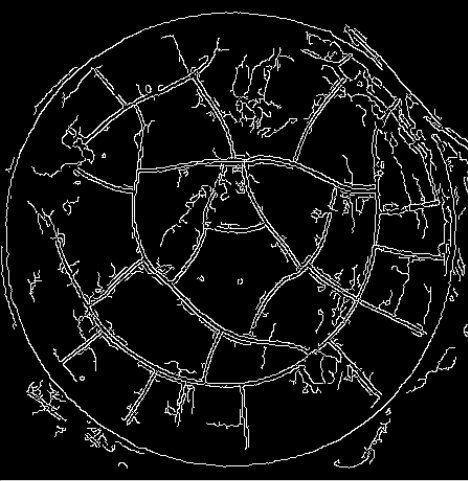
#> input picture image_processing_projects/ORBtest/1.PNG, 468 x 481 px
$ python Orb_score.py
#> lines starting #> are read from the running program, lines starting #| are printed output that depends on the picture
# This time, we will use BFMatcher.knnMatch() to get k best matches.
# In this example, we will take k=2 so that we can apply ratio test
# explained by D.Lowe in his paper.

import numpy as np
import cv2 as cv
from matplotlib import pyplot as plt
img1= cv.imread('1.PNG', cv.IMREAD_GRAYSCALE)          # queryImage
#> img1 is the input picture: shape (481, 468); min 0, max 255, mean 19.8
img2 = cv.imread('4-1canny(40,100).png', cv.IMREAD_GRAYSCALE) # trainImage
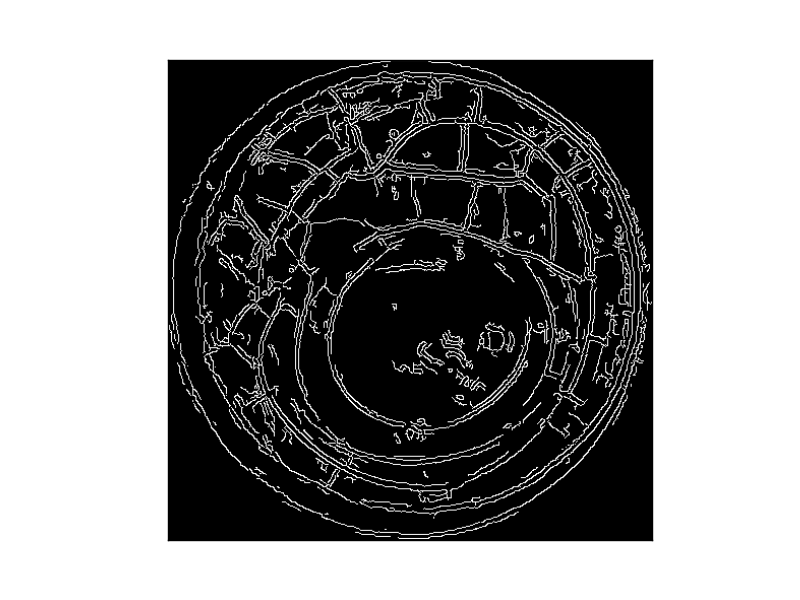
#> input picture image_processing_projects/ORBtest/4-1canny(40,100).png, 800 x 600 px
#> img2 is the input picture: shape (600, 800); min 0, max 255, mean 142.2

method = 'ORB'  # 'SIFT'
lowe_ratio = 0.89
magic_number =0.99
if method   == 'ORB':
    finder = cv.ORB_create()
elif method == 'SIFT':
    finder = cv.xfeatures2d.SIFT_create()

# find the keypoints and descriptors with SIFT
kp1, des1 = finder.detectAndCompute(img1,None)
#> kp1 = 500 keypoints; strongest (x, y, size): (224, 184, 31), (222, 112, 31), (222, 199, 31), (63, 365, 31)
kp2, des2 = finder.detectAndCompute(img2,None)
#> kp2 = 500 keypoints; strongest (x, y, size): (287, 207, 31), (594, 258, 31), (228, 265, 31), (294, 127, 31)

# BFMatcher with default params
bf = cv.BFMatcher()
matches = bf.knnMatch(des1,des2, k=2)
#> matches = 500 matches

# Apply ratio test
good = []

for m,n in matches:
    if m.distance < lowe_ratio*n.distance:
        good.append([m])
#> after the loop, good = 86 matches

msg1 = 'using %s with lowe_ratio %.2f' % (method, lowe_ratio)
msg2 = 'there are %d good matches' % (len(good))
#> msg2 = 'there are 86 good matches'

img3 = cv.drawMatchesKnn(img1,kp1,img2,kp2,good, None, flags=2)
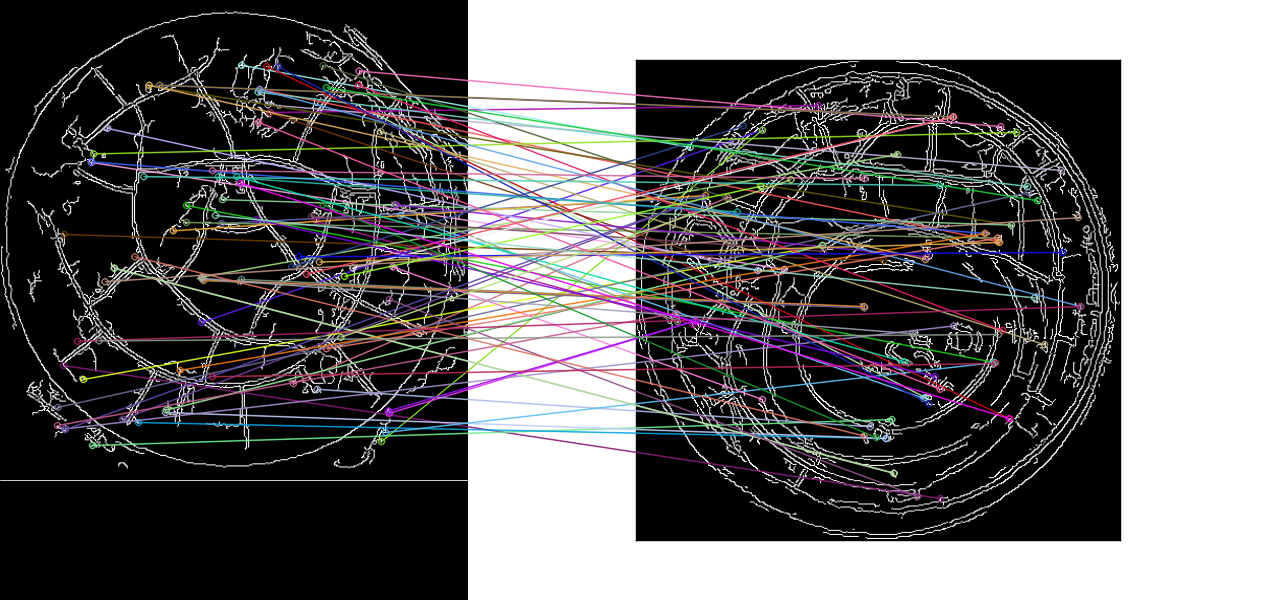
#> img3: shape (600, 1268, 3); mean of channels 0, 1, 2 101.1, 100.3, 101.7; drawn as B, G, R

font = cv.FONT_HERSHEY_SIMPLEX
cv.putText(img3,msg1,(10, 250), font, 0.5,(255,255,255),1,cv.LINE_AA)
cv.putText(img3,msg2,(10, 270), font, 0.5,(255,255,255),1,cv.LINE_AA)
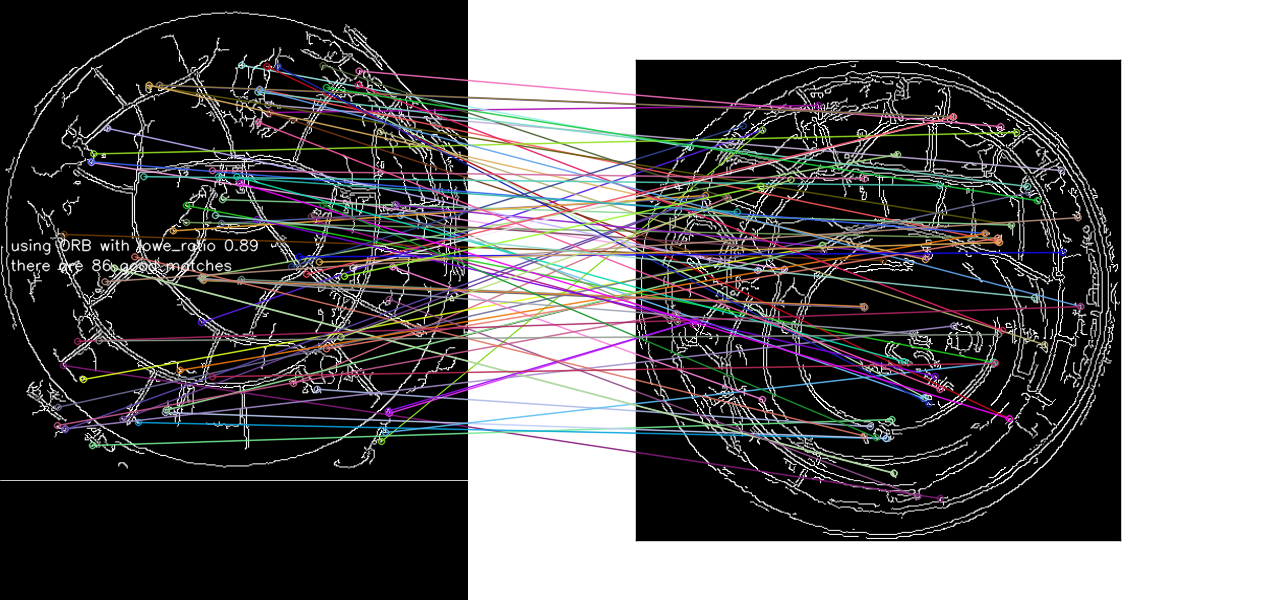
#> img3: shape (600, 1268, 3); mean of channels 0, 1, 2 101.5, 100.7, 102.1; drawn as B, G, R
fname = 'output_%s_%.2f.png' % (method, magic_number)
cv.imwrite(fname, img3)

plt.imshow(img3),plt.show()
